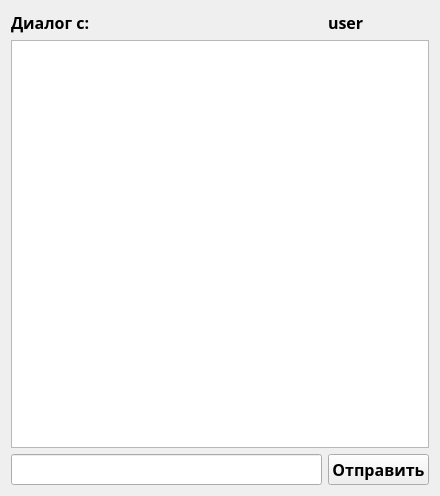
<?xml version="1.0" encoding="UTF-8"?>
<ui version="4.0">
 <class>MainWindow_dialog</class>
 <widget class="QMainWindow" name="MainWindow_dialog">
  <property name="geometry">
   <rect>
    <x>0</x>
    <y>0</y>
    <width>440</width>
    <height>496</height>
   </rect>
  </property>
  <property name="windowTitle">
   <string>MainWindow</string>
  </property>
  <widget class="QWidget" name="centralWidget">
   <layout class="QGridLayout" name="gridLayout">
    <item row="1" column="0" colspan="2">
     <widget class="QPlainTextEdit" name="dialog_plainTextEdit">
      <property name="enabled">
       <bool>true</bool>
      </property>
      <property name="font">
       <font>
        <family>Unispace</family>
        <pointsize>12</pointsize>
        <weight>75</weight>
        <bold>true</bold>
       </font>
      </property>
      <property name="cursor" stdset="0">
       <cursorShape>ArrowCursor</cursorShape>
      </property>
      <property name="plainText">
       <string/>
      </property>
     </widget>
    </item>
    <item row="0" column="0">
     <widget class="QLabel" name="label">
      <property name="font">
       <font>
        <family>Unispace</family>
        <pointsize>12</pointsize>
        <weight>75</weight>
        <bold>true</bold>
       </font>
      </property>
      <property name="text">
       <string>Диалог с:</string>
      </property>
     </widget>
    </item>
    <item row="0" column="1">
     <widget class="QLabel" name="user">
      <property name="font">
       <font>
        <family>Unispace</family>
        <pointsize>12</pointsize>
        <weight>75</weight>
        <bold>true</bold>
       </font>
      </property>
      <property name="text">
       <string>user</string>
      </property>
     </widget>
    </item>
    <item row="2" column="0">
     <widget class="QLineEdit" name="msg_lineEdit">
      <property name="font">
       <font>
        <family>Unispace</family>
        <pointsize>12</pointsize>
        <weight>75</weight>
        <bold>true</bold>
       </font>
      </property>
      <property name="cursor">
       <cursorShape>ArrowCursor</cursorShape>
      </property>
     </widget>
    </item>
    <item row="2" column="1">
     <widget class="QPushButton" name="send_btn">
      <property name="font">
       <font>
        <family>Unispace</family>
        <pointsize>12</pointsize>
        <weight>75</weight>
        <bold>true</bold>
       </font>
      </property>
      <property name="cursor">
       <cursorShape>PointingHandCursor</cursorShape>
      </property>
      <property name="text">
       <string>Отправить</string>
      </property>
     </widget>
    </item>
   </layout>
  </widget>
 </widget>
 <layoutdefault spacing="6" margin="11"/>
 <resources/>
 <connections/>
</ui>
